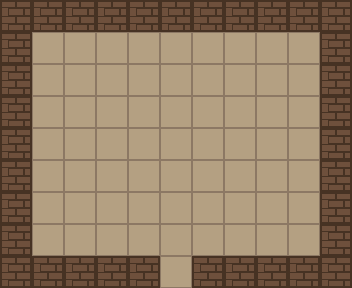

Below is a game level as drawn by its tile map, then a one-line description and the .tmx file that defines it, in full:
An orthogonal 11x9 tile map with 32x32 px tiles, 1 tile layer (ground) and 3 objects (chest, npc, transition).

<map version="1.10" tiledversion="1.10.2" orientation="orthogonal" renderorder="right-down" width="11" height="9" tilewidth="32" tileheight="32" infinite="0" nextlayerid="3" nextobjectid="4">
 <tileset firstgid="1" source="../assets/tileset.tsx" />
 <layer id="1" name="ground" width="11" height="9">
  <data encoding="csv">
7,7,7,7,7,7,7,7,7,7,7,
7,8,8,8,8,8,8,8,8,8,7,
7,8,8,8,8,8,8,8,8,8,7,
7,8,8,8,8,8,8,8,8,8,7,
7,8,8,8,8,8,8,8,8,8,7,
7,8,8,8,8,8,8,8,8,8,7,
7,8,8,8,8,8,8,8,8,8,7,
7,8,8,8,8,8,8,8,8,8,7,
7,7,7,7,7,8,7,7,7,7,7
</data>
 </layer>
 <objectgroup id="2" name="interact">
   <object id="1" name="fort_chest" type="chest" x="160" y="128" width="32" height="32">
    <properties>
     <property name="text" value="An ancient sword!" />
     <property name="item" value="sword:1" />
    </properties>
   </object>
   <object id="2" name="fort_greeter" type="npc" x="224" y="160" width="32" height="32">
    <properties>
     <property name="text" value="Welcome to the fort.|This blade has waited many years for an heir." />
    </properties>
   </object>
   <object id="3" name="fort_exit" type="transition" x="160" y="256" width="32" height="32">
    <properties>
     <property name="target_map" value="overworld.tmx" />
     <property name="target_tx" type="int" value="27" />
     <property name="target_ty" type="int" value="20" />
    </properties>
   </object>
  </objectgroup>
</map>
